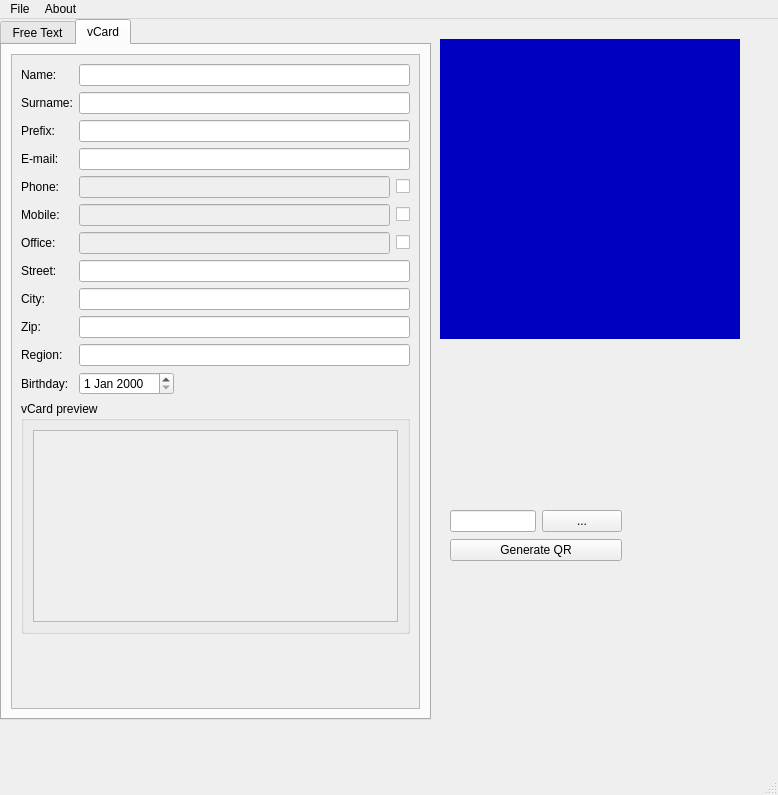
<?xml version="1.0" encoding="UTF-8"?>
<ui version="4.0">
 <class>MainWindow</class>
 <widget class="QMainWindow" name="MainWindow">
  <property name="geometry">
   <rect>
    <x>0</x>
    <y>0</y>
    <width>778</width>
    <height>795</height>
   </rect>
  </property>
  <property name="windowTitle">
   <string>MainWindow</string>
  </property>
  <widget class="QWidget" name="centralwidget">
   <widget class="QLabel" name="qrPreview">
    <property name="geometry">
     <rect>
      <x>440</x>
      <y>20</y>
      <width>300</width>
      <height>300</height>
     </rect>
    </property>
    <property name="minimumSize">
     <size>
      <width>300</width>
      <height>300</height>
     </size>
    </property>
    <property name="autoFillBackground">
     <bool>false</bool>
    </property>
    <property name="styleSheet">
     <string notr="true">background: rgb(0, 0, 192)</string>
    </property>
    <property name="text">
     <string/>
    </property>
   </widget>
   <widget class="QTabWidget" name="tabWidget">
    <property name="geometry">
     <rect>
      <x>0</x>
      <y>0</y>
      <width>431</width>
      <height>701</height>
     </rect>
    </property>
    <property name="sizePolicy">
     <sizepolicy hsizetype="Ignored" vsizetype="Ignored">
      <horstretch>0</horstretch>
      <verstretch>0</verstretch>
     </sizepolicy>
    </property>
    <property name="currentIndex">
     <number>1</number>
    </property>
    <widget class="QWidget" name="tabText">
     <attribute name="title">
      <string>Free Text</string>
     </attribute>
     <layout class="QGridLayout" name="gridLayout">
      <item row="0" column="0">
       <widget class="QTextEdit" name="textEdit"/>
      </item>
     </layout>
    </widget>
    <widget class="QWidget" name="tabvCard">
     <attribute name="title">
      <string>vCard</string>
     </attribute>
     <layout class="QGridLayout" name="gridLayout_2">
      <item row="0" column="0">
       <widget class="QScrollArea" name="scrollArea">
        <property name="widgetResizable">
         <bool>true</bool>
        </property>
        <widget class="QWidget" name="scrollAreaWidgetContents">
         <property name="geometry">
          <rect>
           <x>0</x>
           <y>0</y>
           <width>409</width>
           <height>658</height>
          </rect>
         </property>
         <layout class="QFormLayout" name="formLayout">
          <property name="fieldGrowthPolicy">
           <enum>QFormLayout::ExpandingFieldsGrow</enum>
          </property>
          <item row="1" column="0">
           <widget class="QLabel" name="labelName">
            <property name="text">
             <string>Name:</string>
            </property>
           </widget>
          </item>
          <item row="1" column="1">
           <widget class="QLineEdit" name="lineName">
            <property name="maximumSize">
             <size>
              <width>400</width>
              <height>16777215</height>
             </size>
            </property>
           </widget>
          </item>
          <item row="3" column="0">
           <widget class="QLabel" name="labelSurname">
            <property name="text">
             <string>Surname:</string>
            </property>
           </widget>
          </item>
          <item row="3" column="1">
           <widget class="QLineEdit" name="lineSurname">
            <property name="maximumSize">
             <size>
              <width>400</width>
              <height>16777215</height>
             </size>
            </property>
           </widget>
          </item>
          <item row="5" column="0">
           <widget class="QLabel" name="labelPrefix">
            <property name="text">
             <string>Prefix:</string>
            </property>
           </widget>
          </item>
          <item row="5" column="1">
           <widget class="QLineEdit" name="linePrefix">
            <property name="maximumSize">
             <size>
              <width>400</width>
              <height>16777215</height>
             </size>
            </property>
           </widget>
          </item>
          <item row="7" column="0">
           <widget class="QLabel" name="labelEmail">
            <property name="text">
             <string>E-mail:</string>
            </property>
           </widget>
          </item>
          <item row="7" column="1">
           <widget class="QLineEdit" name="lineEmail">
            <property name="maximumSize">
             <size>
              <width>400</width>
              <height>16777215</height>
             </size>
            </property>
           </widget>
          </item>
          <item row="9" column="0">
           <widget class="QLabel" name="labelPhone">
            <property name="text">
             <string>Phone:</string>
            </property>
           </widget>
          </item>
          <item row="9" column="1">
           <layout class="QHBoxLayout" name="PHONE">
            <item>
             <widget class="QLineEdit" name="linePhone">
              <property name="enabled">
               <bool>false</bool>
              </property>
              <property name="maximumSize">
               <size>
                <width>400</width>
                <height>16777215</height>
               </size>
              </property>
             </widget>
            </item>
            <item>
             <widget class="QCheckBox" name="checkBoxPhone">
              <property name="text">
               <string/>
              </property>
             </widget>
            </item>
           </layout>
          </item>
          <item row="11" column="0">
           <widget class="QLabel" name="labelMobile">
            <property name="text">
             <string>Mobile:</string>
            </property>
           </widget>
          </item>
          <item row="11" column="1">
           <layout class="QHBoxLayout" name="MOBILE">
            <item>
             <widget class="QLineEdit" name="lineMobile">
              <property name="enabled">
               <bool>false</bool>
              </property>
              <property name="maximumSize">
               <size>
                <width>400</width>
                <height>16777215</height>
               </size>
              </property>
             </widget>
            </item>
            <item>
             <widget class="QCheckBox" name="checkBoxMobile">
              <property name="text">
               <string/>
              </property>
             </widget>
            </item>
           </layout>
          </item>
          <item row="13" column="0">
           <widget class="QLabel" name="labelOffice">
            <property name="text">
             <string>Office:</string>
            </property>
           </widget>
          </item>
          <item row="13" column="1">
           <layout class="QHBoxLayout" name="OFFICE">
            <item>
             <widget class="QLineEdit" name="lineOffice">
              <property name="enabled">
               <bool>false</bool>
              </property>
              <property name="maximumSize">
               <size>
                <width>400</width>
                <height>16777215</height>
               </size>
              </property>
             </widget>
            </item>
            <item>
             <widget class="QCheckBox" name="checkBoxOffice">
              <property name="text">
               <string/>
              </property>
             </widget>
            </item>
           </layout>
          </item>
          <item row="15" column="0">
           <widget class="QLabel" name="labelStreet">
            <property name="text">
             <string>Street:</string>
            </property>
           </widget>
          </item>
          <item row="15" column="1">
           <widget class="QLineEdit" name="lineStreet">
            <property name="maximumSize">
             <size>
              <width>400</width>
              <height>16777215</height>
             </size>
            </property>
           </widget>
          </item>
          <item row="17" column="0">
           <widget class="QLabel" name="labelCity">
            <property name="text">
             <string>City:</string>
            </property>
           </widget>
          </item>
          <item row="17" column="1">
           <widget class="QLineEdit" name="lineCity">
            <property name="maximumSize">
             <size>
              <width>400</width>
              <height>16777215</height>
             </size>
            </property>
           </widget>
          </item>
          <item row="19" column="0">
           <widget class="QLabel" name="labelZIp">
            <property name="text">
             <string>Zip:</string>
            </property>
           </widget>
          </item>
          <item row="19" column="1">
           <widget class="QLineEdit" name="lineZip">
            <property name="maximumSize">
             <size>
              <width>400</width>
              <height>16777215</height>
             </size>
            </property>
            <property name="text">
             <string/>
            </property>
           </widget>
          </item>
          <item row="21" column="0">
           <widget class="QLabel" name="labelRegion">
            <property name="text">
             <string>Region:</string>
            </property>
           </widget>
          </item>
          <item row="21" column="1">
           <widget class="QLineEdit" name="lineRegion">
            <property name="maximumSize">
             <size>
              <width>400</width>
              <height>16777215</height>
             </size>
            </property>
            <property name="text">
             <string/>
            </property>
           </widget>
          </item>
          <item row="23" column="0">
           <widget class="QLabel" name="labelBirthday">
            <property name="text">
             <string>Birthday:</string>
            </property>
           </widget>
          </item>
          <item row="23" column="1">
           <widget class="QDateEdit" name="dateBirthday"/>
          </item>
          <item row="24" column="0" colspan="2">
           <widget class="QGroupBox" name="groupBoxvCardPreview">
            <property name="sizePolicy">
             <sizepolicy hsizetype="Preferred" vsizetype="Maximum">
              <horstretch>0</horstretch>
              <verstretch>0</verstretch>
             </sizepolicy>
            </property>
            <property name="title">
             <string>vCard preview</string>
            </property>
            <layout class="QGridLayout" name="gridLayout_3">
             <item row="0" column="0">
              <widget class="QTextEdit" name="textvCardPreview">
               <property name="enabled">
                <bool>false</bool>
               </property>
              </widget>
             </item>
            </layout>
           </widget>
          </item>
         </layout>
        </widget>
       </widget>
      </item>
     </layout>
    </widget>
   </widget>
   <widget class="QWidget" name="layoutWidget">
    <property name="geometry">
     <rect>
      <x>450</x>
      <y>490</y>
      <width>172</width>
      <height>54</height>
     </rect>
    </property>
    <layout class="QVBoxLayout" name="verticalLayout">
     <item>
      <layout class="QHBoxLayout" name="horizontalLayout">
       <item>
        <widget class="QLineEdit" name="filenameEdit"/>
       </item>
       <item>
        <widget class="QPushButton" name="selectFileButton">
         <property name="text">
          <string>...</string>
         </property>
        </widget>
       </item>
      </layout>
     </item>
     <item>
      <widget class="QPushButton" name="generateButton">
       <property name="text">
        <string>Generate QR</string>
       </property>
      </widget>
     </item>
    </layout>
   </widget>
  </widget>
  <widget class="QMenuBar" name="menubar">
   <property name="geometry">
    <rect>
     <x>0</x>
     <y>0</y>
     <width>778</width>
     <height>20</height>
    </rect>
   </property>
   <widget class="QMenu" name="menuFile">
    <property name="title">
     <string>File</string>
    </property>
    <addaction name="actionOpen"/>
    <addaction name="separator"/>
    <addaction name="actionQuit"/>
   </widget>
   <widget class="QMenu" name="menuAbout">
    <property name="title">
     <string>About</string>
    </property>
   </widget>
   <addaction name="menuFile"/>
   <addaction name="menuAbout"/>
  </widget>
  <widget class="QStatusBar" name="statusbar"/>
  <action name="actionOpen">
   <property name="text">
    <string>Open...</string>
   </property>
  </action>
  <action name="actionQuit">
   <property name="text">
    <string>Quit</string>
   </property>
  </action>
 </widget>
 <resources/>
 <connections/>
</ui>
